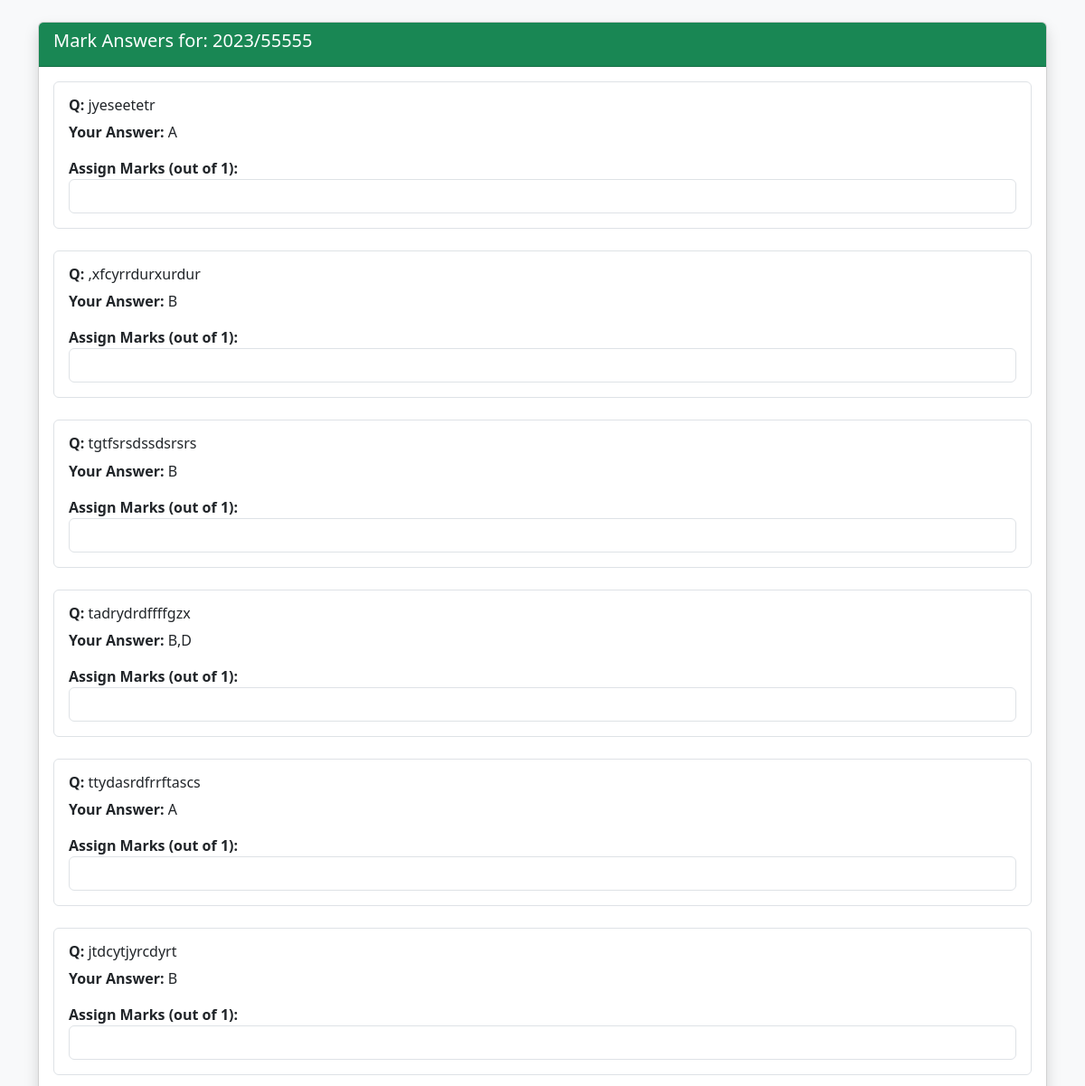
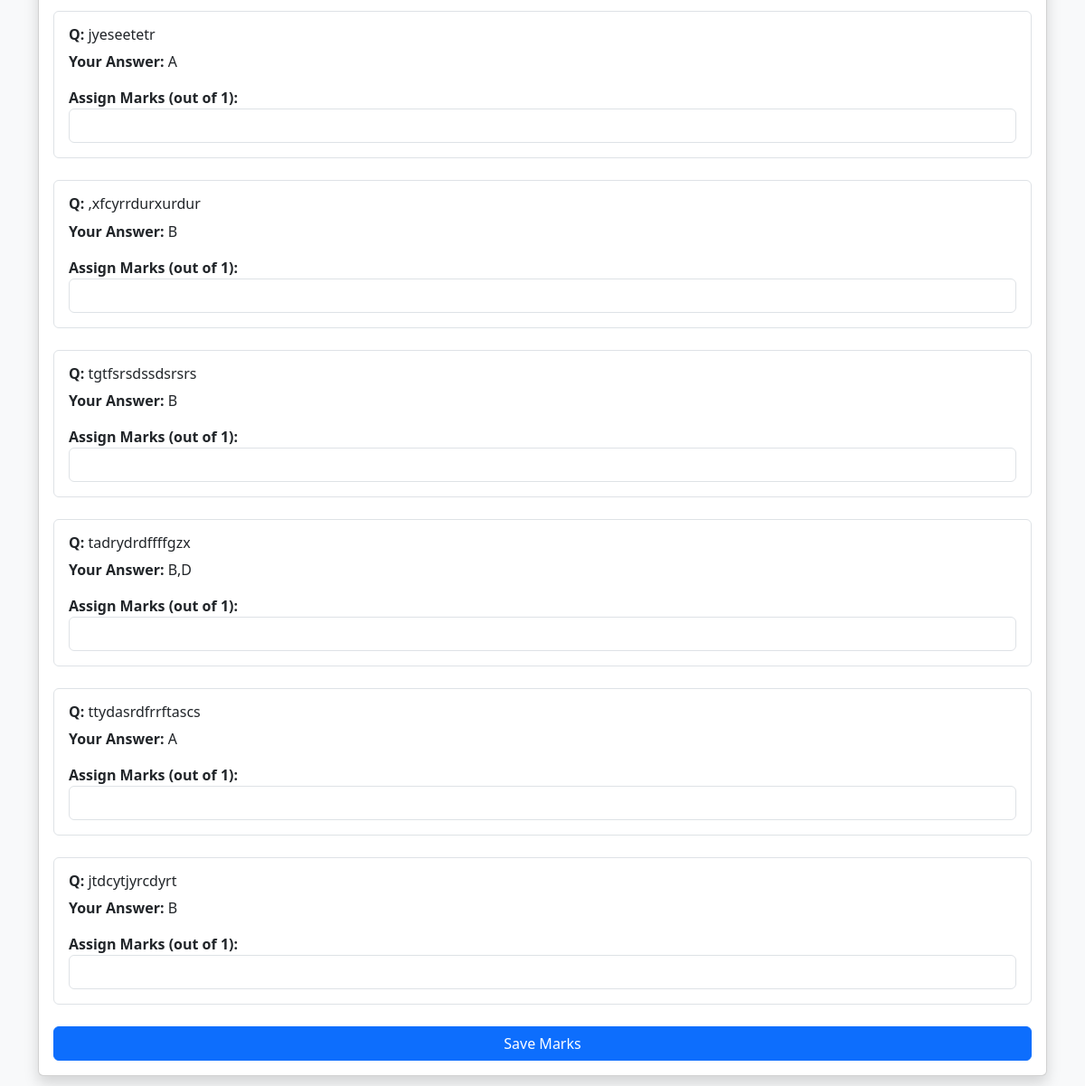
The app's page /lecturer/mark_answers.php?test_id=8&matric_number=2023/55555 with its own data (2 pictures, top to bottom).
### tables this page shows
CREATE TABLE `test_answers` (
  `id` int(11) NOT NULL,
  `submission_id` int(11) NOT NULL,
  `test_id` int(11) NOT NULL,
  `question_id` int(11) NOT NULL,
  `matric_number` varchar(50) NOT NULL,
  `student_answer` text DEFAULT NULL,
  `marks` float DEFAULT 0,
  `score` float DEFAULT 0,
  `status` enum('correct','wrong','pending') DEFAULT 'pending'
);

CREATE TABLE `questions` (
  `id` int(11) NOT NULL,
  `test_id` int(11) NOT NULL,
  `question_type` enum('Objective','Theory') NOT NULL,
  `question_text` text NOT NULL,
  `option_a` text DEFAULT NULL,
  `option_b` text DEFAULT NULL,
  `option_c` text DEFAULT NULL,
  `option_d` text DEFAULT NULL,
  `correct_answers` text DEFAULT NULL,
  `marks` int(11) DEFAULT 1,
  `created_at` timestamp NOT NULL DEFAULT current_timestamp(),
  `is_active` tinyint(1) DEFAULT 1,
  `question_number` int(11) DEFAULT 0
);

### lecturer/mark_answers.php (the view, shortened to what this page needs)
<?php
include '../includes/connect.php';
$test_id = $_GET['test_id'] ?? null;
$matric_number = $_GET['matric_number'] ?? null;
$answers = $conn->query("
    SELECT qa.*, q.question_text, q.question_type, q.marks, q.correct_answers
    FROM test_answers qa
    JOIN questions q ON qa.question_id = q.id
    WHERE qa.test_id=$test_id AND qa.matric_number='$matric_number'
");
?>
<!DOCTYPE html>
<html lang="en">
<head>
<link href="../assets/css/bootstrap.min.css" rel="stylesheet">
</head>
<body class="bg-light">
<div class="container mt-4 mb-5">
    <div class="card shadow">
        <div class="card-header bg-success text-white">
            <h5>Mark Answers for: <?php echo htmlspecialchars($matric_number); ?></h5>
        </div>
        <div class="card-body">
            <form method="POST">
                <?php while ($row = $answers->fetch_assoc()): ?>
                    <div class="mb-4 border rounded p-3">
                        <h6><b>Q:</b> <?php echo htmlspecialchars($row['question_text']); ?></h6>
                        <p><b>Your Answer:</b> <?php echo nl2br(htmlspecialchars($row['student_answer'])); ?></p>
                        <?php if ($row['question_type'] === 'objective'): ?>
                            <p><b>Correct Answer:</b> <?php echo htmlspecialchars($row['correct_answers']); ?></p>
                            <p><b>Score:</b> <?php echo $row['score']; ?> / <?php echo $row['marks']; ?></p>
                        <?php else: ?>
                            <label><b>Assign Marks (out of <?php echo $row['marks']; ?>):</b></label>
                            <input type="number" name="scores[<?php echo $row['id']; ?>]" class="form-control" min="0" max="<?php echo $row['marks']; ?>" step="0.5" required>
                        <?php endif; ?>
                    </div>
                <?php endwhile; ?>
                <button type="submit" class="btn btn-primary w-100">Save Marks</button>
            </form>
        </div>
    </div>
</div>
</body>
</html>

### records on screen
test_answers: question.question_text "jyeseetetr", student_answer "A", question.marks "1"
test_answers: question.question_text ",xfcyrrdurxurdur", student_answer "B", question.marks "1"
test_answers: question.question_text "tgtfsrsdssdsrsrs", student_answer "B", question.marks "1"
test_answers: question.question_text "tadrydrdffffgzx", student_answer "B,D", question.marks "1"
test_answers: question.question_text "ttydasrdfrrftascs", student_answer "A", question.marks "1"
test_answers: question.question_text "jtdcytjyrcdyrt", student_answer "B", question.marks "1"
test_answers: question.question_text "jyeseetetr", student_answer "A", question.marks "1"
test_answers: question.question_text ",xfcyrrdurxurdur", student_answer "B", question.marks "1"
test_answers: question.question_text "tgtfsrsdssdsrsrs", student_answer "B", question.marks "1"
test_answers: question.question_text "tadrydrdffffgzx", student_answer "B,D", question.marks "1"
test_answers: question.question_text "ttydasrdfrrftascs", student_answer "A", question.marks "1"
test_answers: question.question_text "jtdcytjyrcdyrt", student_answer "B", question.marks "1"

### other values on screen
$matric_number "2023/55555"
